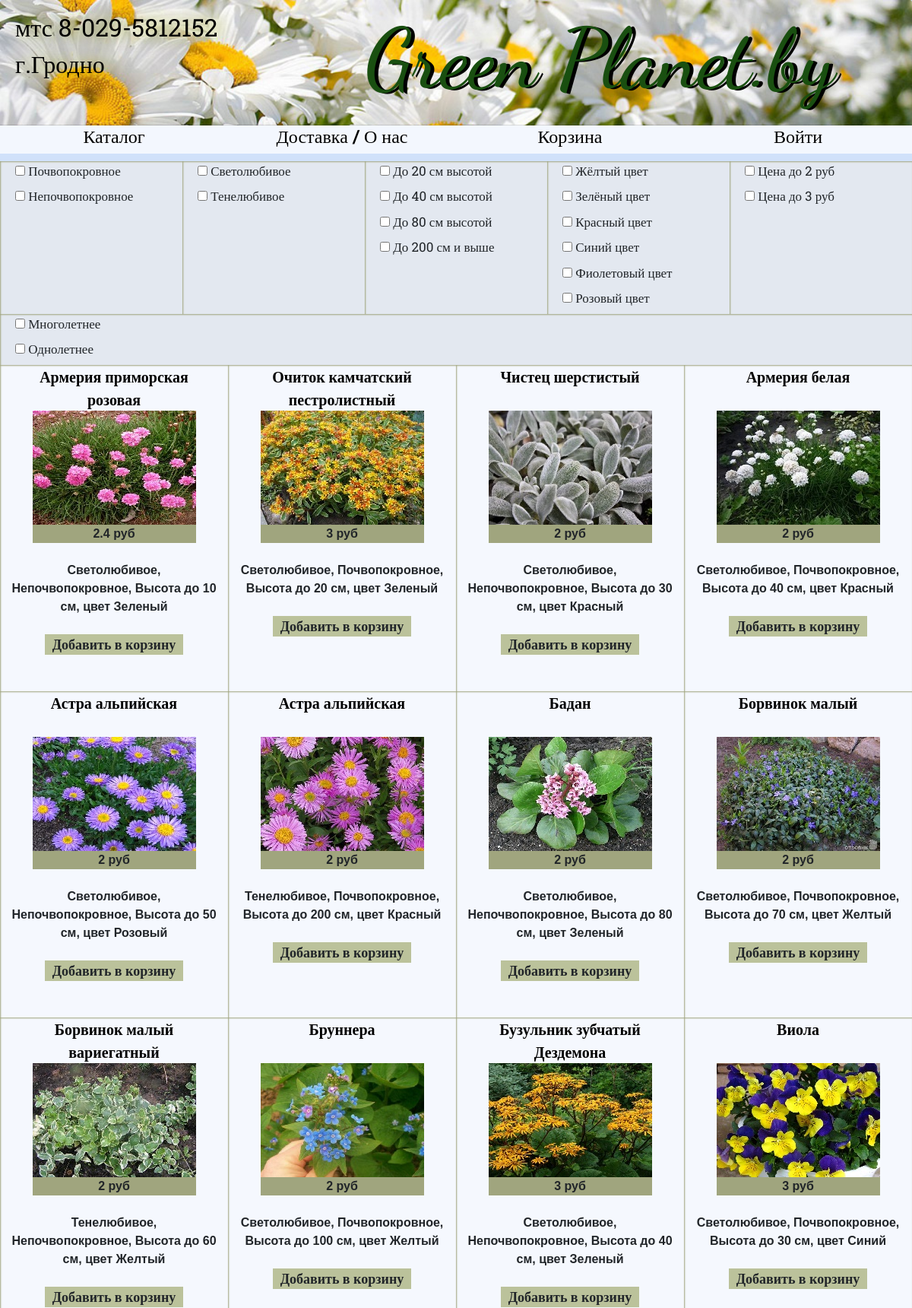
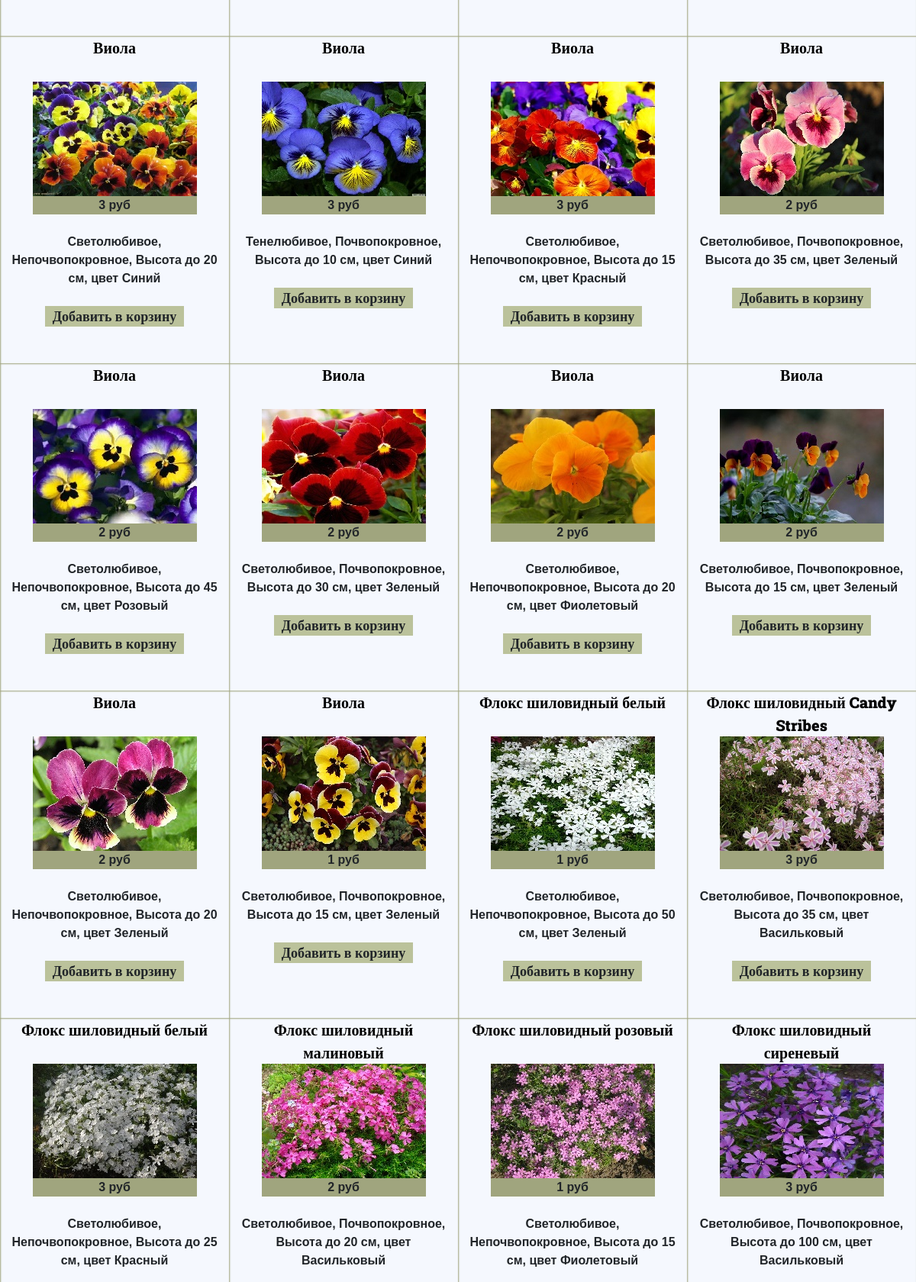
The page / (upper part) on the database its author committed (2 pictures, top to bottom).
### tables this page shows
CREATE TABLE `flowers` (
  `flower_id` int(11) NOT NULL,
  `flower_name` varchar(150) NOT NULL,
  `flower_photo_path` varchar(150) NOT NULL,
  `flower_description` text NOT NULL,
  `flower_perennial_annual` varchar(150) NOT NULL,
  `flower_height` varchar(150) NOT NULL,
  `flower_cost` double NOT NULL,
  `flower_color` varchar(150) NOT NULL,
  `flower_shade_loving` varchar(150) NOT NULL,
  `flower_ground_cover` varchar(150) NOT NULL,
  `flower_cut` varchar(150) NOT NULL,
  `flower_date_created` timestamp NOT NULL DEFAULT CURRENT_TIMESTAMP
);

### index.php (called while the page is built, shortened)
<?php
require_once 'content_head_and_scripts.php';
require_once 'content_logo.php';
require_once 'content_headerMenu.php';
require_once 'content_filterMenu.php';
require_once 'content_main.php';
require_once 'content_footer.php';
print_head_and_scripts();
print_logo();
print_header_menu();
print_filter_menu();
print_main_content();
print_footer();

### class_SiteManager.php (called while the page is built, shortened)
<?php
require_once 'class_User.php';
require_once 'shared_functions.php';
class SiteManager
{
    private $connect;
    private $curr_user;
    public static function getInstance()
    {
        static $accountLoader = null;
        if ($accountLoader) {
            return $accountLoader;
        }
        $accountLoader = new SiteManager();
        return $accountLoader;
    }
    function __construct()
    {
        try {
            $this->connect = new PDO('mysql:host=127.0.0.1;dbname=flowersDB1', 'root', '');
            $this->connect->exec("set names utf-8");
        } catch (PDOException $error2) {
            print "already connected database!: ".$error2->getMessage()."<br>";
            die();
        }
    }
    public function getUser()
    {
        if ( ! is_null($this->curr_user)) {
            return $this->curr_user;
        }
        $cookieHash = $_COOKIE['cookieHash'];
        if (is_null($cookieHash)) {
            $cookie_id  = generatePass(255);
            $cookieHash = hash('ripemd160', $cookie_id);
            $user       = new User($cookieHash);
            $user->save($this->connect);
        } elseif ( ! is_null($cookieHash)) {
            $user = new User($cookieHash);
            $user->load($this->connect);
            $user->save($this->connect);
        }
        $this->curr_user = $user;
        return $user;
    }
}

### class_User.php (called while the page is built, shortened)
<?php
class User
{
    private $name;
    function __construct($cookieHash)
    {
        $info = "";
        foreach ($_SERVER as $key => $value) {
            $info .= $key.' := '.$value."; \n";
        }
    }
    public function getLogin()
    {
        return $this->name;
    }
}

### class_FlowersDbManager.php (called while the page is built, shortened)
<?php
require_once 'class_Flower.php';
class FlowersDbManager
{
    private static $pdo;
    public static function init()
    {
        try {
            self::$pdo = new PDO('mysql:host=127.0.0.1;dbname=flowersDB1', 'root', '');
            self::$pdo->exec("set names utf-8");
        } catch (PDOException $error2) {
            print "Errorrrrrrr!: ".$error2->getMessage()."<br>";
            die();
        }
    }
    public function getFlowers()
    {
        $flowers = FlowersDbManager::$pdo->query(
            "
            SELECT flower_id               AS id,
                   flower_name             AS name,
                   flower_photo_path       AS photo,
                   flower_description      AS description,
                   flower_perennial_annual AS annual,
                   flower_height           AS height,
                   flower_cost             AS cost,
                   flower_color            AS color,
                   flower_shade_loving     AS shade,
                   flower_ground_cover     AS cover,
                   flower_cut              AS cut
            FROM flowers"
        )->fetchAll(PDO::FETCH_CLASS, 'Flower');
        return $flowers;
    }
}

### class_Flower.php (called while the page is built, shortened)
<?php
class Flower
{
    private $id;
    private $name;
    private $photo;
    private $height;
    private $cost;
    private $color;
    private $shade;
    private $cover;
    public function getid()
    {
     return $this->id;
    }
    public function getname()
    {
        return $this->name;
    }
    public function getphoto()
    {
        return $this->photo;
    }
    public function getheight()
    {
        return $this->height;
    }
    public function getcost()
    {
        return $this->cost;
    }
    public function getcolor()
    {
        return $this->color;
    }
    public function getshade()
    {
        return $this->shade;
    }
    public function getcover()
    {
        return $this->cover;
    }
}

### shared_functions.php (the view, shortened to what this page needs)
<?php
function generatePass($lenght)
{
    $chars    = 'abdefhiknrstyzABDEFGHKNQRSTYZ23456789';
    $numchars = strlen($chars);
    $string   = '';
    for ($i = 0; $i < $lenght; $i++) {
        $string .= substr($chars, rand(1, $numchars) - 1, 1);
    }
    return $string;
}
function print_flowers_as_catalog($flowers)
{
    echo '<div class="row">';
    foreach ($flowers as $item) {
        echo '<div class="col-md-3">';
        echo '<a href="#"><div id="name_flower">'.$item->getname().'</div></a>';
        echo '<a href="#"><img src="'.$item->getphoto().'"></a><br>'.'<div id="dcost"><span id="cost'.$item->getid().'">'.$item->getcost().'</span> руб </div><br>'.$item->getshade().', '.$item->getcover(
            ).', Высота до '.$item->getheight().' см, цвет '.$item->getcolor().'<br><br>';
        echo '<div id="button_transfer_to_basket" value="'.$item->getid().'">Добавить в корзину</div><br><br>';
        echo '</div>';
    }
    echo '</div>';
}

### content_head_and_scripts.php
<?php
function print_head_and_scripts()
{
    echo '
    <!DOCTYPE html>
    <html lang = "ru" >
    <head >
        <meta charset = "utf-8" >
        <meta name = "viewport" content = "width=device-width, initial-scale=1, shrink-to-fit=no" >
        <title > GreenPlanet.by</title >
        <link href = "css/bootstrap.css" rel = "stylesheet" >
        <link href = "css/style.css"     rel = "stylesheet" >
        <script src = "js/publicScripts/jquery-3.2.1.js"></script>
        <script src = "https://cdnjs.cloudflare.com/ajax/libs/popper.js/1.12.9/umd/popper.min.js" ></script >
        <script src = "js/publicScripts/bootstrap.js"></script >
        <script src = "js/internalScripts/menu_select.js" type = "text/javascript"></script>
        <script  type="text/javascript" src="js/internalScripts/transfer-to-basket.js"></script>
    </head >
    <body>
    ';
}

### content_logo.php
<?php
function print_logo()
{
    echo '
    <div class="container-fluid">
        <div class="card-header">
            <div class="row">
                <div class=".col-md-2" >
                    <div id="header-left">мтс 8-029-5812152</div>
                    <div id="header-left">г.Гродно</div>
                </div>
                <div class=".col-md-4" id="header-right">
                    <h2><a href="index.php">Green Planet.by</a></h2>
                </div>
            </div>
        </div>
    </div>
    ';
}

### content_headerMenu.php
<?php
function print_header_menu()
{
    $user = SiteManager::getInstance()->getUser();
    if($user->getLogin() == "")
    {
        $user_name = "";
        $page = "Войти";
        $href = "page_login.php";
    }
    else
    {
        $page = "Личный кабинет";
        $user_name = $user->getLogin();
        $user_name = substr($user_name, 0, 5)."";
        $user_name = " (".$user_name.")";
        $href = "page_historyOfOrders.php";
    }
    echo '
    <div class="container-fluid">
        <div id="header-menu">
            <div class="row">
                <div class="col-xs-6 col-sm-3"><a href="index.php"><h2>Каталог</h2></a></div>
                <div class="col-xs-6 col-sm-3"><a href="page_contacts.php"><h2>Доставка / О нас</h2></a></div>
                <div class="col-xs-6 col-sm-3"><a href="page_basket.php"><h2>Корзина</h2></a></div>
                <div class="col-xs-6 col-sm-3"><a href="'.$href.'"><h2>'.$page.$user_name.'</h2></a></div>
            </div>
        </div>
    </div>
    ';
}

### content_filterMenu.php
<?php
function print_filter_menu()
{
    echo '
    <div class="container-fluid" id="filter-menu">
    <div class="row" >
        <div class="col-xs-4 col-sm-2">
            <div class="checkbox" >
                <label id="menus_link">
                    <input type="checkbox" id="menu_link" condition="=" name="cover" value="Почвопокровное">
    Почвопокровное
                </label >
            </div >
            <div class="checkbox" >
                <label id="menus_link">
                    <input type="checkbox" id="menu_link" condition="=" name="cover" value="Непочвопокровное">
    Непочвопокровное
                </label >
            </div >
        </div >
        <div class="col-xs-4 col-sm-2" >
            <div class="checkbox" >
                <label id="menus_link">
                    <input type="checkbox" id="menu_link" condition="=" name="shade" value="Светолюбивое">
    Светолюбивое
                </label >
            </div >
            <div class="checkbox" >
                <label id="menus_link">
                    <input type="checkbox" id="menu_link" condition="=" name="shade" value="Тенелюбивое">
    Тенелюбивое
                </label >
            </div >
        </div >
        <div class="col-xs-4 col-sm-2" >
            <div class="checkbox" >
                <label id="menus_link">
                    <input type="checkbox" id="menu_link" name="height" condition="=" value="20">
    До 20 см высотой
                </label >
            </div >
            <div class="checkbox" >
                <label id="menus_link">
                    <input type="checkbox" id="menu_link" name="height" condition="=" value="40">
    До 40 см высотой
                </label >
            </div >
            <div class="checkbox" >
                <label id="menus_link">
                    <input type="checkbox" id="menu_link" name="height" condition="=" value="80">
    До 80 см высотой
                </label >
            </div >
            <div class="checkbox" >
                <label id="menus_link">
                    <input type="checkbox" id="menu_link" name="height" condition="=" value="200">
    До 200 см и выше
                </label >
            </div >
        </div >
        <div class="col-xs-4 col-sm-2" >
            <div class="checkbox" >
                <label id="menus_link">
                    <input type="checkbox" id="menu_link" name="color" condition="=" value="Желтый">
    Жёлтый цвет
                </label >
            </div >
            <div class="checkbox" >
                <label id="menus_link">
                    <input type="checkbox" id="menu_link" name="color" condition="=" value="Зеленый">
    Зелёный цвет
                </label >
            </div >
            <div class="checkbox" >
                <label id="menus_link">
                    <input type="checkbox" id="menu_link" name="color" condition="=" value="Красный">
    Красный цвет
                </label >
            </div >
            <div class="checkbox" >
                <label id="menus_link">
                    <input type="checkbox" id="menu_link" name="color" condition="=" value="Синий">
    Синий цвет
                </label >
            </div >
            <div class="checkbox" >
                <label id="menus_link">
                    <input type="checkbox" id="menu_link" name="color" condition="=" value="Фиолетовый">
    Фиолетовый цвет
                </label >
            </div >
            <div class="checkbox" >
                <label id="menus_link">
                    <input type="checkbox" id="menu_link" name="color" condition="=" value="Розовый">
    Розовый цвет
                </label >
            </div >
        </div >
        <div class="col-xs-4 col-sm-2" >
            <div class="checkbox" >
                <label id="menus_link">
                    <input type="checkbox" id="menu_link" name="cost" condition="=" value="2">
    Цена до 2 руб
                </label >
            </div >
            <div class="checkbox" >
                <label id="menus_link">
                    <input type="checkbox" id="menu_link" name="cost" condition="=" value="3">
    Цена до 3 руб
                </label >
            </div >
        </div >
        <div class="col-xs-4 col-sm-2" >
            <div class="checkbox" >
                <label id="menus_link">
                    <input type="checkbox" id="menu_link" condition="=" name="annual" value="Многолетнее">
    Многолетнее
                </label >
            </div >
            <div class="checkbox" >
                <label id="menus_link">
                    <input type="checkbox" id="menu_link" condition="=" name="annual" value="Однолетнее">
    Однолетнее
                </label >
            </div >
        </div >
    </div >
</div >
';
}

### content_main.php (shortened to what this page needs)
<?php
require_once 'shared_functions.php';
require_once 'class_FlowersDbManager.php';
function print_main_content()
{
    echo '<div class="container-fluid"><div id="content">';
        $fm      = new FlowersDbManager();
        $flowers = $fm->getFlowers();
        print_flowers_as_catalog($flowers);
    echo '</div></div>';
}

### content_footer.php
<?php
function print_footer()
{
    echo '
    <div class="container-fluid" id="footer">
        <div class="card-footer">
            <span id="footer-left">мтс 8-029-5812152</span>
            <span id="footer-right">All rights reserved. Contact: centrcompstroi@mail.ru</span>
        </div>
    </div>
    </body>
    </html>
    ';
}

### css/style.css (style rules this page uses)
.row { margin-left: 0px; margin-right: 0px; }
#header-menu > .row div { background: #ffffffbf; font-family: serif; text-align: center; font-size: 3vw; }
#header-menu { margin-bottom: 10px; }
a > h2 { color: black; font-size: 24px; text-decoration: none; text-shadow: white 0 0 10px; font-family: 'Roboto Slab', serif; }
.card-header { background-image: url(/images/logo4.jpg); background-size: cover; font-family: 'Dancing Script', cursive; text-shadow: black 0 0 30px; }
html { position: relative; box-shadow: 0px 0px 7px 3px black; min-height: 100%; max-width: 1920px; margin: auto; }
body { background-color: rgba(163, 197, 247, 0.5); background-size: 100%; background-attachment: fixed; opacity: 1; max-width: 1920px; margin: auto; }
#name_flower { min-height: 60px; color: black; font-weight: bolder; font-size: 20px; font-family: 'Roboto Slab', serif; }
#content { padding-bottom: 90px; }
#content > .row > .col-md-3 { text-align: center; background-color: #ffffffc9; box-shadow: inset 1px 1px 2px 0px #a0a57e; font-family: 'Montserrat', sans-serif; font-weight: bold; font-size: 16px; }
#button_transfer_to_basket { font-family: 'Roboto Slab', serif; background-color: #737e2273; font-size: large; margin: auto; width: max-content; padding-left: 10px; padding-right: 10px; }
#header-right { text-align: right; width: 70%; }
#header-right > h2 > a { text-align: right; color: #194f10; font-size: 110px; height: 100%; text-shadow: 5px 1px black; }
#header-left { font-size: 32px; font-family: 'Roboto Slab', serif; color: black; text-shadow: 8px 0px 20px #9da21e; }
.col-sm-2 { background-color: #e3e8f0; box-shadow: inset 1px 1px 2px 0px #a0a57e; min-width: 220px; flex: 16%; max-width: 100%; }
.checkbox > label { font-family: 'Roboto Slab', serif; padding-left: 5px; padding-right: 5px; font-size: 17px; }
div#dcost { text-align: center; background-color: #a0a57e; width: 215px; margin: auto; }
.container-fluid { padding-right: 0px; padding-left: 0px; }

### rows shown on the page
flowers: flower_name "Армерия приморская розовая", flower_photo_path (picture), flower_cost "2.4", flower_shade_loving "Светолюбивое", flower_ground_cover "Непочвопокровное", flower_height "10", flower_color "Зеленый", $item->getid() 1 (drawn)
flowers: flower_name "Очиток камчатский пестролистный", flower_photo_path (picture), flower_cost "3", flower_shade_loving "Светолюбивое", flower_ground_cover "Почвопокровное", flower_height "20", flower_color "Зеленый", $item->getid() 2 (drawn)
flowers: flower_name "Чистец шерстистый", flower_photo_path (picture), flower_cost "2", flower_shade_loving "Светолюбивое", flower_ground_cover "Непочвопокровное", flower_height "30", flower_color "Красный", $item->getid() 3 (drawn)
flowers: flower_name "Армерия белая", flower_photo_path (picture), flower_cost "2", flower_shade_loving "Светолюбивое", flower_ground_cover "Почвопокровное", flower_height "40", flower_color "Красный", $item->getid() 4 (drawn)
flowers: flower_name "Астра альпийская", flower_photo_path (picture), flower_cost "2", flower_shade_loving "Светолюбивое", flower_ground_cover "Непочвопокровное", flower_height "50", flower_color "Розовый", $item->getid() 5 (drawn)
flowers: flower_name "Астра альпийская", flower_photo_path (picture), flower_cost "2", flower_shade_loving "Тенелюбивое", flower_ground_cover "Почвопокровное", flower_height "200", flower_color "Красный", $item->getid() 6 (drawn)
flowers: flower_name "Бадан", flower_photo_path (picture), flower_cost "2", flower_shade_loving "Светолюбивое", flower_ground_cover "Непочвопокровное", flower_height "80", flower_color "Зеленый", $item->getid() 7 (drawn)
flowers: flower_name "Борвинок малый", flower_photo_path (picture), flower_cost "2", flower_shade_loving "Светолюбивое", flower_ground_cover "Почвопокровное", flower_height "70", flower_color "Желтый", $item->getid() 8 (drawn)
flowers: flower_name "Борвинок малый вариегатный", flower_photo_path (picture), flower_cost "2", flower_shade_loving "Тенелюбивое", flower_ground_cover "Непочвопокровное", flower_height "60", flower_color "Желтый", $item->getid() 9 (drawn)
flowers: flower_name "Бруннера", flower_photo_path (picture), flower_cost "2", flower_shade_loving "Светолюбивое", flower_ground_cover "Почвопокровное", flower_height "100", flower_color "Желтый", $item->getid() 10 (drawn)
flowers: flower_name "Бузульник зубчатый Дездемона", flower_photo_path (picture), flower_cost "3", flower_shade_loving "Светолюбивое", flower_ground_cover "Непочвопокровное", flower_height "40", flower_color "Зеленый", $item->getid() 11 (drawn)
flowers: flower_name "Виола", flower_photo_path (picture), flower_cost "3", flower_shade_loving "Светолюбивое", flower_ground_cover "Почвопокровное", flower_height "30", flower_color "Синий", $item->getid() 12 (drawn)
flowers: flower_name "Виола", flower_photo_path (picture), flower_cost "3", flower_shade_loving "Светолюбивое", flower_ground_cover "Непочвопокровное", flower_height "20", flower_color "Синий", $item->getid() 13 (drawn)
flowers: flower_name "Виола", flower_photo_path (picture), flower_cost "3", flower_shade_loving "Тенелюбивое", flower_ground_cover "Почвопокровное", flower_height "10", flower_color "Синий", $item->getid() 14 (drawn)
flowers: flower_name "Виола", flower_photo_path (picture), flower_cost "3", flower_shade_loving "Светолюбивое", flower_ground_cover "Непочвопокровное", flower_height "15", flower_color "Красный"
flowers: flower_name "Виола", flower_photo_path (picture), flower_cost "2", flower_shade_loving "Светолюбивое", flower_ground_cover "Почвопокровное", flower_height "35", flower_color "Зеленый", $item->getid() 16 (drawn)
flowers: flower_name "Виола", flower_photo_path (picture), flower_cost "2", flower_shade_loving "Светолюбивое", flower_ground_cover "Непочвопокровное", flower_height "45", flower_color "Розовый", $item->getid() 17 (drawn)
flowers: flower_name "Виола", flower_photo_path (picture), flower_cost "2", flower_shade_loving "Светолюбивое", flower_ground_cover "Почвопокровное", flower_height "30", flower_color "Зеленый", $item->getid() 18 (drawn)
flowers: flower_name "Виола", flower_photo_path (picture), flower_cost "2", flower_shade_loving "Светолюбивое", flower_ground_cover "Непочвопокровное", flower_height "20", flower_color "Фиолетовый", $item->getid() 19 (drawn)
flowers: flower_name "Виола", flower_photo_path (picture), flower_cost "2", flower_shade_loving "Светолюбивое", flower_ground_cover "Почвопокровное", flower_height "15", flower_color "Зеленый", $item->getid() 20 (drawn)
flowers: flower_name "Виола", flower_photo_path (picture), flower_cost "2", flower_shade_loving "Светолюбивое", flower_ground_cover "Непочвопокровное", flower_height "20", flower_color "Зеленый", $item->getid() 21 (drawn)
flowers: flower_name "Виола", flower_photo_path (picture), flower_cost "1", flower_shade_loving "Светолюбивое", flower_ground_cover "Почвопокровное", flower_height "15", flower_color "Зеленый", $item->getid() 22 (drawn)
flowers: flower_name "Флокс шиловидный белый", flower_photo_path (picture), flower_cost "1", flower_shade_loving "Светолюбивое", flower_ground_cover "Непочвопокровное", flower_height "50", flower_color "Зеленый", $item->getid() 23 (drawn)
flowers: flower_name "Флокс шиловидный Candy Stribes", flower_photo_path (picture), flower_cost "3", flower_shade_loving "Светолюбивое", flower_ground_cover "Почвопокровное", flower_height "35", flower_color "Васильковый", $item->getid() 24 (drawn)
flowers: flower_name "Флокс шиловидный белый", flower_photo_path (picture), flower_cost "3", flower_shade_loving "Светолюбивое", flower_ground_cover "Непочвопокровное", flower_height "25", flower_color "Красный"
flowers: flower_name "Флокс шиловидный малиновый", flower_photo_path (picture), flower_cost "2", flower_shade_loving "Светолюбивое", flower_ground_cover "Почвопокровное", flower_height "20", flower_color "Васильковый"
flowers: flower_name "Флокс шиловидный розовый", flower_photo_path (picture), flower_cost "1", flower_shade_loving "Светолюбивое", flower_ground_cover "Непочвопокровное", flower_height "15", flower_color "Фиолетовый"
flowers: flower_name "Флокс шиловидный сиреневый", flower_photo_path (picture), flower_cost "3", flower_shade_loving "Светолюбивое", flower_ground_cover "Почвопокровное", flower_height "100", flower_color "Васильковый"

### other values the page prints
$page "Войти"
